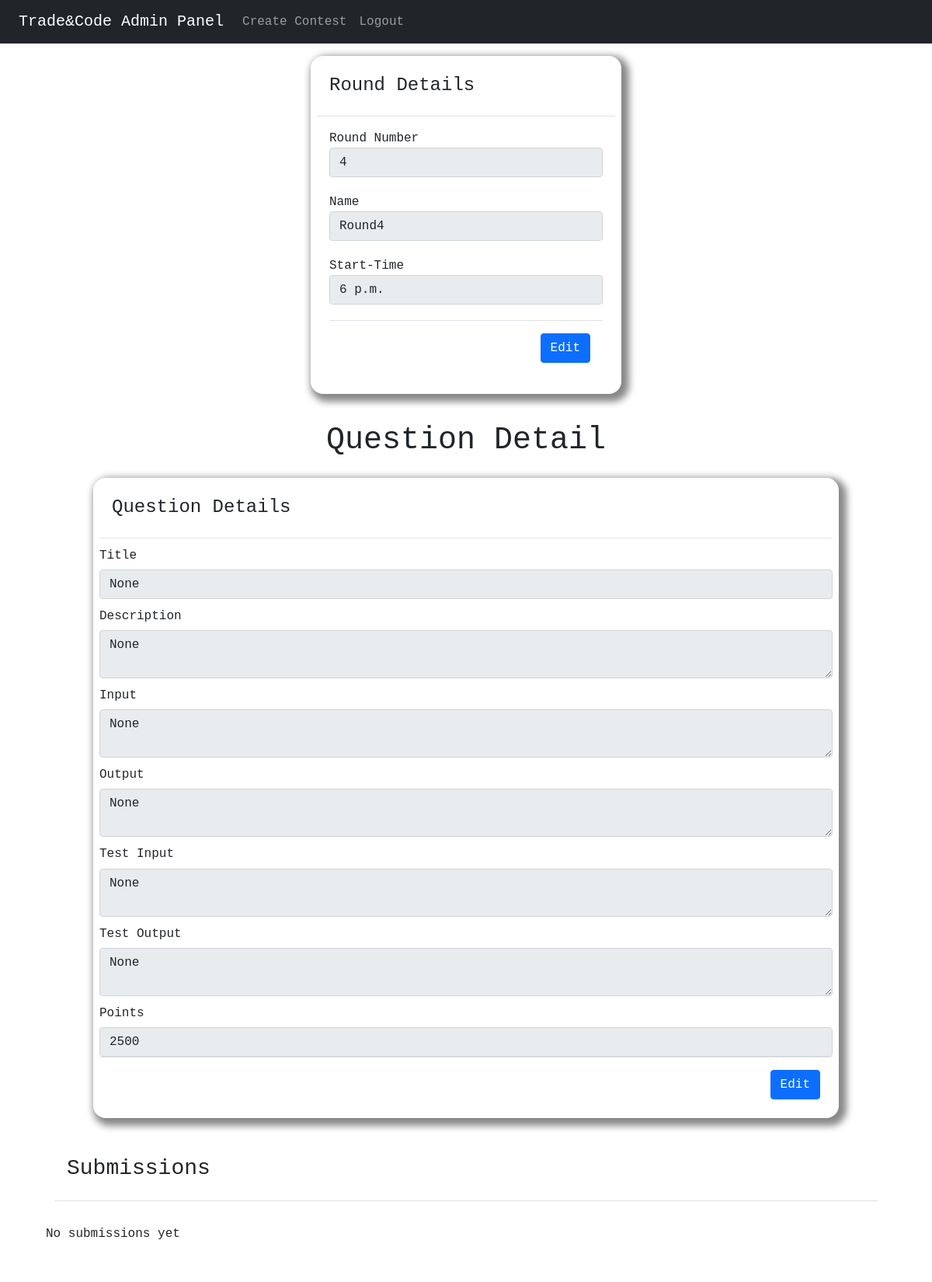
Page /adminPanel/round-details/0e869003-82f7-4e1b-b7cb-f562bde5f07d (signed in) on the earlier database version.
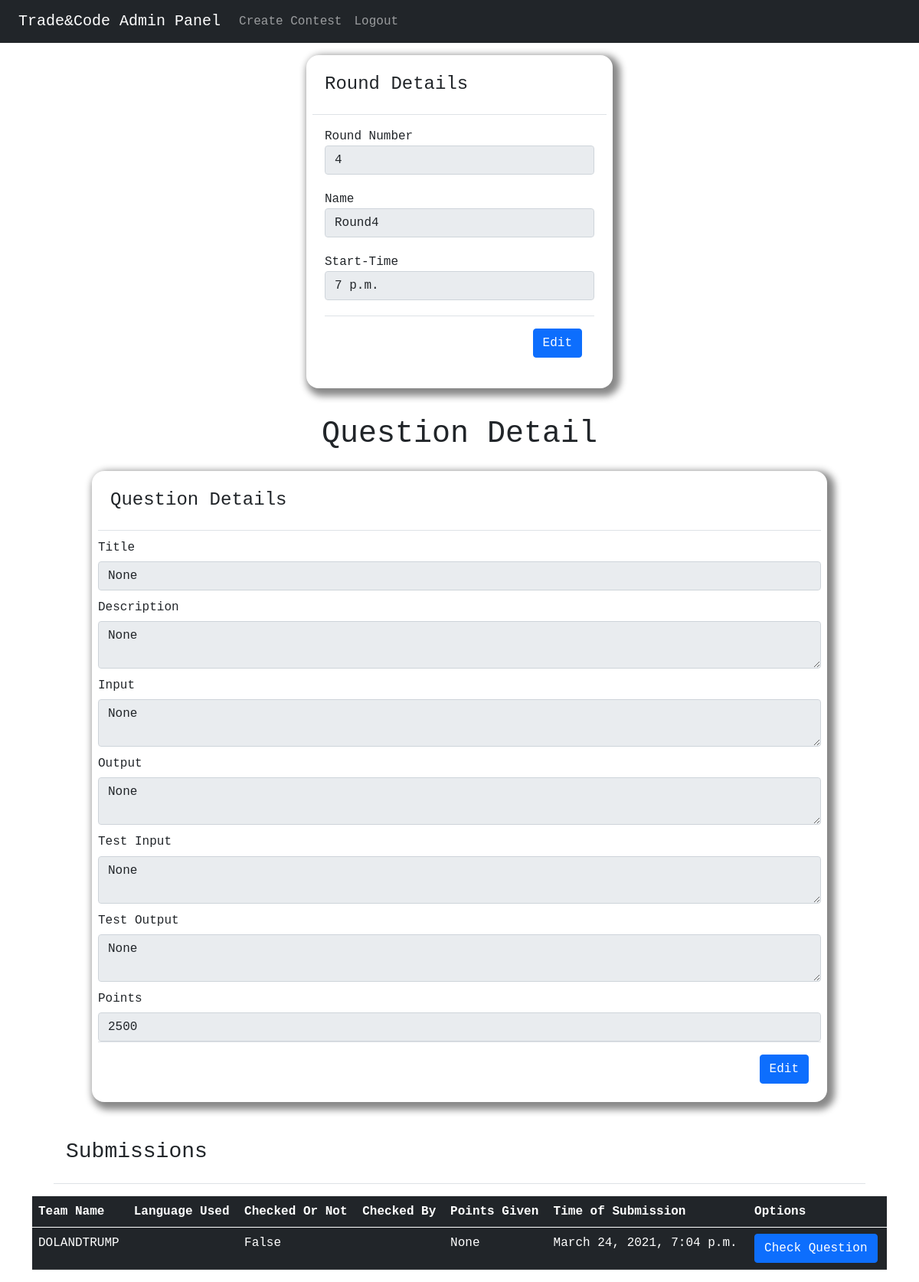
Same page on the later database version.
### models/models.py (models this page shows, shortened)
class Round(models.Model):
    id = models.CharField(max_length=256, default=uuid.uuid4, primary_key=True)
    contestId = models.ForeignKey("Contest", on_delete=models.CASCADE)
    roundNumber = models.PositiveSmallIntegerField()
    roundName = models.CharField(max_length=256)
    startTime = models.TimeField(null=True, blank=True)

class Submission(models.Model):
    id = models.CharField(max_length=256, default=uuid.uuid4, primary_key=True)
    roundId = models.ForeignKey("Round", on_delete=models.CASCADE)
    teamCode = models.ForeignKey("Team", on_delete=models.PROTECT)
    languageUsed = models.CharField(max_length=256, null=False)
    timeOfSubmission = models.DateTimeField(auto_now_add=True)
    points = models.PositiveIntegerField(default=None, blank=True, null=True)
    checkedOrNot = models.BooleanField(default=False)
    file = models.FileField(upload_to='solutions/')
    checkedBy = models.ForeignKey(User, on_delete=models.PROTECT, null=True, blank=True)

class Team(models.Model):
    id = models.CharField(max_length=256, default=uuid.uuid4, primary_key=True)
    teamCode = models.CharField(max_length=256, null=False)
    createdBy = models.ForeignKey(User, on_delete=models.CASCADE)
    teamName = models.CharField(unique=True, max_length=256)
    contest = models.ForeignKey(Contest, on_delete=models.CASCADE)
    coins = models.BigIntegerField(default=10000)

### adminpanel/views.py (the view)
# urls.py: path('round-details/<str:id>', RoundDetails.as_view(), name="round-details"),
class RoundDetails(LoginRequiredMixin, PermissionRequiredMixin, View):
    permission_required = "auth.admin"
    def get(self, request, id):
        round = Round.objects.get(id=id)
        question = Question.objects.get(roundId=id)
        submissions = Submission.objects.filter(roundId=id)
        context = {
            "round": round,
            "question": question,
            "submissions": submissions,
            "docTitle": "Round Details"
        }
        return render(request, "detail/round.html", context=context)

### templates/detail/round.html (shortened to what the changed rows need)
{% extends 'base/base.html' %}
{% block content %}
    <div class="container">
        <div style="font-family: monospace; padding: 1rem">
            <div style="margin: 0 auto; width: 400px; padding: .5rem;  box-shadow: 5px 5px 10px 5px #888888;border-radius: 1rem"
                 class="form">
                <div>
                    <div class="modal-body">
                        <div>
                            <label>Round Number</label>
                            <input disabled class="form-control" value="{{ round.roundNumber }}"/>
                        </div>
                        <div class="form-group">
                            <label>Name</label>
                            <input value="{{ round.roundName }}" disabled class="form-control"/>
                        </div>
                        {% if round.startTime %}
                            <div class="form-group">
                                <label>Start-Time</label>
                                <input value="{{ round.startTime }}" disabled class="form-control"/>
                            </div>
                        {% endif %}
                    </div>
                </div>
            </div>
        </div>
        <h1 style="font-family: monospace; text-align: center">Question Detail</h1>
        <table class="table table-hover table-dark">
            <thead>
            {% if submissions %}
                <tr>
                    <th>Team Name</th>
                    <th>Language Used</th>
                    <th>Checked Or Not</th>
                    <th>Checked By</th>
                    <th>Points Given</th>
                    <th>Time of Submission</th>
                    <th>Options</th>
                </tr>
            {% endif %}
            </thead>
            <tbody>
            {% for submission in submissions %}
                <tr>
                    <td>{{ submission.teamCode.teamName }}</td>
                    <td>{{ submission.languageUsed }}</td>
                    <td>{{ submission.checkedOrNot }}</td>
                    <td>{{ submission.checkedBy.username }}</td>
                    <td>{{ submission.points }}</td>
                    <td>{{ submission.timeOfSubmission }}</td>
                    <td>
                        {% if submission.checkedOrNot is False %}
                            <a href="{% url 'check-submission' submission.id %}">
                                <button class="btn btn-primary">
                                    Check Question
                                </button>
                            </a>
                        {% else %}
                            <h6 style="text-align: center">
                                Question Already Checked
                            </h6>
                        {% endif %}
                    </td>
                </tr>
            {% empty %}
                <div class="alert"><h6>No submissions yet</h6></div>
            {% endfor %}
            </tbody>
        </table>
    </div>
{% endblock %}

Differences in the rows shown:
changed Round "Round4": startTime "6 p.m." → "7 p.m."
added Submission: teamCode.teamName "DOLANDTRUMP", checkedOrNot "False", points "None", timeOfSubmission "March 24, 2021, 7:04 p.m.", shows "Check Question"
Other differences:
text no longer shown: "No submissions yet"
text now shown: "Team Name Language Used Checked Or Not Checked By Points Given Time of Submission Options"
